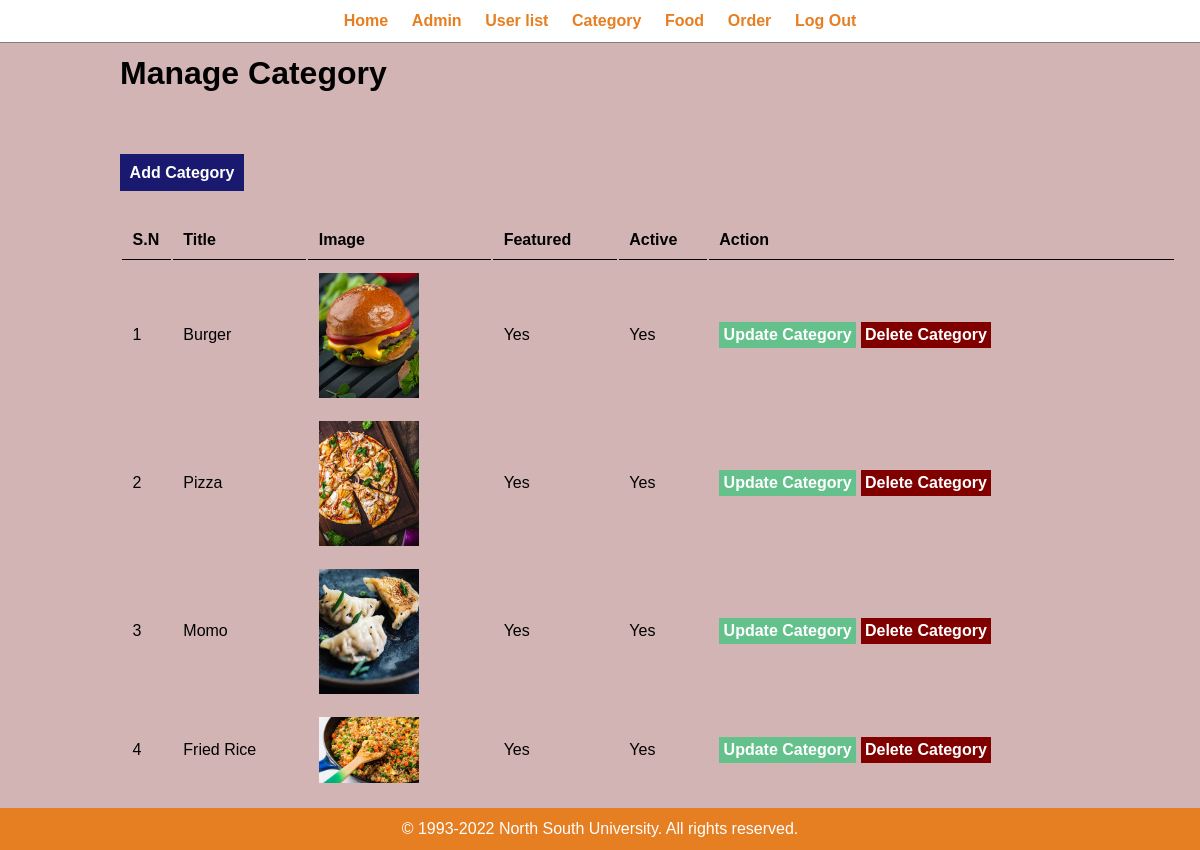
The app's page /admin/manage-category.php (signed in) with its own data.
### tables this page shows
CREATE TABLE `tbl_category` (
  `id` int(10) UNSIGNED NOT NULL,
  `title` varchar(100) NOT NULL,
  `image_name` varchar(255) NOT NULL,
  `featured` varchar(10) NOT NULL,
  `active` varchar(10) NOT NULL
);

### admin/manage-category.php (the view, shortened to what this page needs)
<?php include('partials/menu.php');?>
<div class ="main-content">
<div class= "wrapper">
    <h1>Manage Category</h1>
    <br>
    <br>
    <br>
    <br>
               <a href="<?php echo SITEURL; ?>admin/add-category.php" class="btn-primary">Add Category</a>
               <br>
   <br>
   <br>
   <table class="tbl-full">
    <tr>
        <th>S.N </th>
        <th>Title </th>
        <th>Image </th>
        <th>Featured</th>
        <th>Active</th>
        <th>Action </th>
    </tr>
    <?php
    $sql= "SELECT * FROM tbl_category";
        $res = mysqli_query($conn, $sql);
            $count = mysqli_num_rows($res);
                        $sn=1;
            if($count>0)
            {
                    while ($row=mysqli_fetch_assoc($res)) {
                        $id = $row['id'];
                        $title = $row['title'];
                        $image_name = $row['image_name'];
                        $featured = $row['featured'];
                        $active = $row['active'];
                        ?>
              <tr>
                         <td><?php echo $sn++; ?></td>
                         <td><?php echo $title; ?></td>
                        <td>
                            <?php
                            if($image_name!="")
                            {
                                ?>
                                <img src=" <?php echo SITEURL;?>images/category/<?php echo $image_name; ?> "width ="100px" >
                                <?php
                            }
                            else
                            {
                              echo "<div class ='fail'>  Image Not Added</div>";
                            }
                        ?>
                        </td>
                        <td><?php echo $featured; ?></td>
                        <td><?php echo $active; ?></td>
                        <td><a href="<?php echo SITEURL; ?>admin/update-category.php?id=<?php echo $id; ?>" class="btn-sec">Update Category</a>
                         <a href="<?php echo SITEURL; ?>admin/delete-category.php?id=<?php echo $id; ?> &image_name=<?php echo $image_name; ?>" class="btn-danger">Delete Category</a>
                        </td>
                </tr>
                        <?php
                    }
            }
            else{
               ?>
               <tr>
                   <td colspan = "6"><div class = "fail"> No Category Added</div></td>
               </tr>
               <?php
            }
    ?>
    </table>
</div>
</div>
  <?php include('partials/footer.php');?>

### admin/partials/menu.php (shortened to what this page needs)
<html>
    <head>
        <link rel="stylesheet" href="../css/admin.css">
    </head>
    <body>
        <div class="menu text-centre">
        <div class= "wrapper">
        <ul>
         <li> <a href="index.php"> Home</a></li>
            <li> <a href="manage-admin.php"> Admin </a></li>
            <li> <a href="Setting.php"> User list</a></li>
            <li> <a href="manage-category.php"> Category </a></li>
           <li> <a href="manage-food.php"> Food</a></li>
           <li> <a href="manage-order.php"> Order</a></li>
           <li> <a href="logout.php"> Log Out</a></li>
        </ul>
        </div>
        </div>

### admin/partials/footer.php
 <div  class ="footer">
               <div class= "wrapper">
               <p class="text-centre"> © 1993-2022 North South University. All rights reserved.</p>
               </div>
       </div>
    </body>
</html>

### css/admin.css (style rules this page uses)
* { margin: 0; padding: 0; font-family: Arial, Helvetica, sans-serif;; }
.wrapper { height: auto; padding: 1%; width: 80%; margin: 0 auto; }
.text-centre { text-align: center; }
.tbl-full { width: 110%; }
table tr th { border-bottom: 1px solid black; padding: 1%; text-align: left; }
table tr td { padding: 1%; }
.btn-primary { background-color: #191970; color: #fff; padding: 1%; text-decoration: none; font-weight: bold; }
.btn-sec { background-color:#65C18C; color: #fff; padding: 1%; text-decoration: none; font-weight: bold; }
.btn-danger { background-color:#800000; color: #fff; padding: 1%; text-decoration: none; font-weight: bold; }
.menu { border-bottom: 1px solid #808080; }
.menu ul { list-style-type: none; }
.menu ul li { display: inline; padding: 1%; }
.menu ul li a { text-decoration: none; font-weight: bold; color: #e67e22; }
.main-content { background-color: #d3b4b4; }
.footer { background:#e67e22 ; color: white; }

### records on screen
tbl_category: title "Burger", image_name (picture), featured "Yes", active "Yes"
tbl_category: title "Pizza", image_name (picture), featured "Yes", active "Yes"
tbl_category: title "Momo", image_name (picture), featured "Yes", active "Yes"
tbl_category: title "Fried Rice", image_name (picture), featured "Yes", active "Yes"
